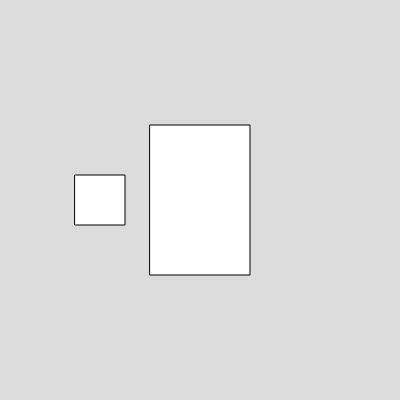
Frame 1 (no input)
Frame 60 (no input): identical to frame 1, image omitted
Frame 120 (the mouse pressed at the canvas centre since frame 60): identical to frame 1, image omitted

The p5.js sketch that drew this single still picture (run headless with seeded random() and noise() and a simulated clock; from frame 60 on, the mouse is pressed at the canvas centre):

// p5.js sketch
// ── sketch.js

var box1,box2;

function setup() 
{
  createCanvas(400, 400);
  box1 = new Box(100,200,50,50);
  box2 = new Box(200,200,100,150);
}

function draw() 
{
  background(220);
  box1.display();
  box2.display();
}








// ── Box.js

class Box
  {
    constructor(x,y,w,h){
      this.x = x;
      this.y = y;
      this.width = w;
      this.height = h;
    }
    display(){
      rectMode(CENTER);
      rect(this.x,this.y,this.width,this.height);
    }
  }

   
  

  
